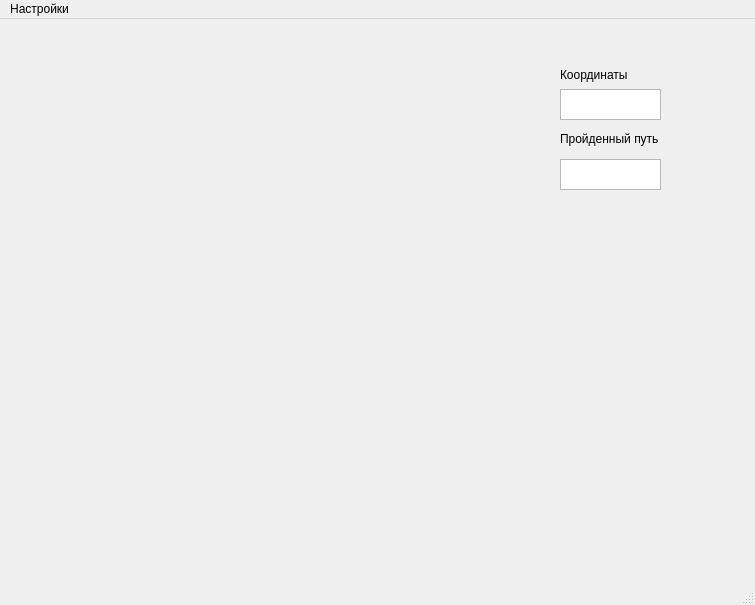
<?xml version="1.0" encoding="UTF-8"?>
<ui version="4.0">
 <class>MainWindow</class>
 <widget class="QMainWindow" name="MainWindow">
  <property name="geometry">
   <rect>
    <x>0</x>
    <y>0</y>
    <width>755</width>
    <height>605</height>
   </rect>
  </property>
  <property name="windowTitle">
   <string>MainWindow</string>
  </property>
  <widget class="QWidget" name="centralwidget">
   <widget class="QLabel" name="label_2">
    <property name="geometry">
     <rect>
      <x>560</x>
      <y>40</y>
      <width>101</width>
      <height>31</height>
     </rect>
    </property>
    <property name="text">
     <string>Координаты</string>
    </property>
   </widget>
   <widget class="QLabel" name="label">
    <property name="geometry">
     <rect>
      <x>560</x>
      <y>110</y>
      <width>131</width>
      <height>20</height>
     </rect>
    </property>
    <property name="text">
     <string>Пройденный путь</string>
    </property>
   </widget>
   <widget class="QTextBrowser" name="coordsField">
    <property name="geometry">
     <rect>
      <x>560</x>
      <y>70</y>
      <width>101</width>
      <height>31</height>
     </rect>
    </property>
   </widget>
   <widget class="QTextBrowser" name="mouseTrackLengthField">
    <property name="geometry">
     <rect>
      <x>560</x>
      <y>140</y>
      <width>101</width>
      <height>31</height>
     </rect>
    </property>
   </widget>
  </widget>
  <widget class="QMenuBar" name="menubar">
   <property name="geometry">
    <rect>
     <x>0</x>
     <y>0</y>
     <width>755</width>
     <height>22</height>
    </rect>
   </property>
   <widget class="QMenu" name="menu">
    <property name="title">
     <string>Настройки</string>
    </property>
    <addaction name="setTimeInterval"/>
    <addaction name="setSaveDirPath"/>
    <addaction name="separator"/>
   </widget>
   <addaction name="menu"/>
  </widget>
  <widget class="QStatusBar" name="statusbar"/>
  <action name="setTimeInterval">
   <property name="text">
    <string>Настроить частоту обновления</string>
   </property>
  </action>
  <action name="setSaveDirPath">
   <property name="text">
    <string>Настроить пусть к папке сохранения</string>
   </property>
  </action>
 </widget>
 <resources/>
 <connections/>
</ui>
